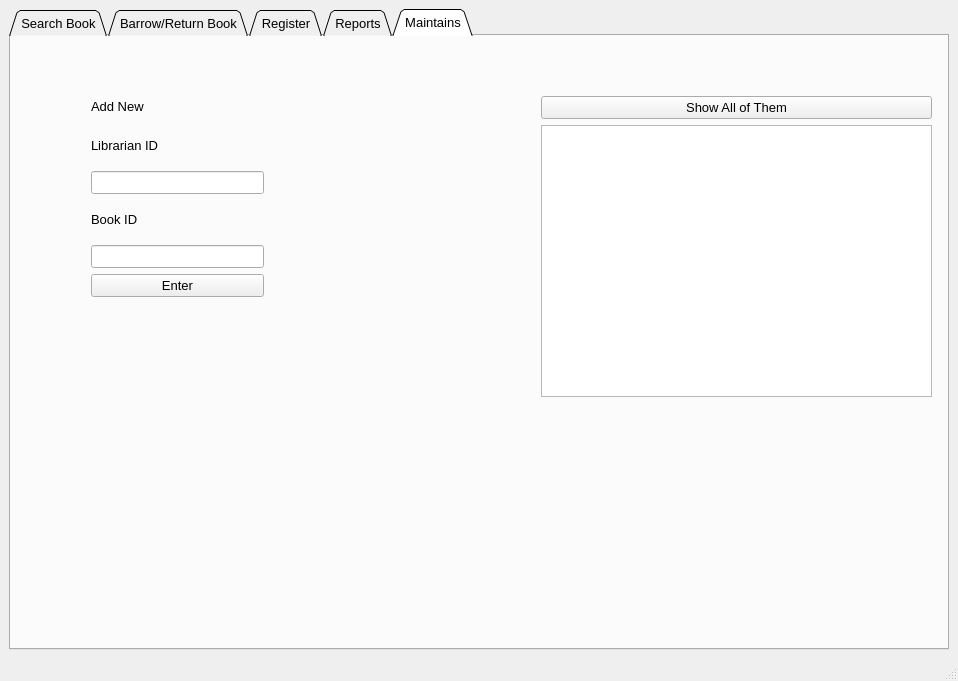
<?xml version="1.0" encoding="UTF-8"?>
<ui version="4.0">
 <class>MainWindow</class>
 <widget class="QMainWindow" name="MainWindow">
  <property name="geometry">
   <rect>
    <x>0</x>
    <y>0</y>
    <width>958</width>
    <height>681</height>
   </rect>
  </property>
  <property name="windowTitle">
   <string>MainWindow</string>
  </property>
  <widget class="QWidget" name="centralwidget">
   <property name="styleSheet">
    <string notr="true">background-image: url(:/asa/background-4232859_1280.png);</string>
   </property>
   <layout class="QGridLayout" name="gridLayout">
    <item row="0" column="0">
     <widget class="QTabWidget" name="tabWidget">
      <property name="font">
       <font>
        <pointsize>10</pointsize>
        <weight>50</weight>
        <italic>false</italic>
        <bold>false</bold>
        <underline>false</underline>
        <strikeout>false</strikeout>
       </font>
      </property>
      <property name="tabShape">
       <enum>QTabWidget::Triangular</enum>
      </property>
      <property name="currentIndex">
       <number>4</number>
      </property>
      <widget class="QWidget" name="tab">
       <attribute name="title">
        <string>Search Book</string>
       </attribute>
       <widget class="QWidget" name="layoutWidget">
        <property name="geometry">
         <rect>
          <x>10</x>
          <y>5</y>
          <width>501</width>
          <height>131</height>
         </rect>
        </property>
        <layout class="QVBoxLayout" name="verticalLayout">
         <item>
          <widget class="QLabel" name="label_2">
           <property name="styleSheet">
            <string notr="true">font: 14pt &quot;MS Shell Dlg 2&quot;;</string>
           </property>
           <property name="text">
            <string>Search Book</string>
           </property>
          </widget>
         </item>
         <item>
          <widget class="QLineEdit" name="lineEdit">
           <property name="styleSheet">
            <string notr="true">font: 10pt &quot;MS Shell Dlg 2&quot;;</string>
           </property>
          </widget>
         </item>
         <item>
          <layout class="QHBoxLayout" name="horizontalLayout_2">
           <item>
            <widget class="QPushButton" name="pushButton_4">
             <property name="styleSheet">
              <string notr="true">font: 10pt &quot;MS Shell Dlg 2&quot;;</string>
             </property>
             <property name="text">
              <string>ByID</string>
             </property>
            </widget>
           </item>
           <item>
            <widget class="QPushButton" name="genre">
             <property name="styleSheet">
              <string notr="true">font: 10pt &quot;MS Shell Dlg 2&quot;;</string>
             </property>
             <property name="text">
              <string>ByGenre</string>
             </property>
            </widget>
           </item>
           <item>
            <widget class="QPushButton" name="name">
             <property name="styleSheet">
              <string notr="true">font: 10pt &quot;MS Shell Dlg 2&quot;;</string>
             </property>
             <property name="text">
              <string>ByName</string>
             </property>
            </widget>
           </item>
           <item>
            <widget class="QPushButton" name="author">
             <property name="styleSheet">
              <string notr="true">font: 10pt &quot;MS Shell Dlg 2&quot;;</string>
             </property>
             <property name="text">
              <string>ByAuthor</string>
             </property>
            </widget>
           </item>
          </layout>
         </item>
        </layout>
       </widget>
       <widget class="QTableWidget" name="tableWidget">
        <property name="geometry">
         <rect>
          <x>5</x>
          <y>140</y>
          <width>921</width>
          <height>441</height>
         </rect>
        </property>
       </widget>
       <widget class="QPushButton" name="pushButton_6">
        <property name="geometry">
         <rect>
          <x>520</x>
          <y>20</y>
          <width>401</width>
          <height>111</height>
         </rect>
        </property>
        <property name="styleSheet">
         <string notr="true">font: 16pt &quot;MS Shell Dlg 2&quot;;</string>
        </property>
        <property name="text">
         <string>SHOW ALL BOOKS</string>
        </property>
       </widget>
      </widget>
      <widget class="QWidget" name="tab_3">
       <attribute name="title">
        <string>Barrow/Return Book</string>
       </attribute>
       <widget class="QWidget" name="verticalLayoutWidget">
        <property name="geometry">
         <rect>
          <x>310</x>
          <y>20</y>
          <width>171</width>
          <height>341</height>
         </rect>
        </property>
        <layout class="QVBoxLayout" name="verticalLayout_3">
         <item>
          <widget class="QLabel" name="label_3">
           <property name="styleSheet">
            <string notr="true">font: 12pt &quot;MS Shell Dlg 2&quot;;</string>
           </property>
           <property name="text">
            <string>Please Enter</string>
           </property>
          </widget>
         </item>
         <item>
          <widget class="QLabel" name="label_4">
           <property name="styleSheet">
            <string notr="true">font: 12pt &quot;MS Shell Dlg 2&quot;;</string>
           </property>
           <property name="text">
            <string>Your ID</string>
           </property>
          </widget>
         </item>
         <item>
          <widget class="QLineEdit" name="barrow_id">
           <property name="styleSheet">
            <string notr="true">font: 12pt &quot;MS Shell Dlg 2&quot;;</string>
           </property>
          </widget>
         </item>
         <item>
          <widget class="QLabel" name="label_5">
           <property name="styleSheet">
            <string notr="true">font: 12pt &quot;MS Shell Dlg 2&quot;;</string>
           </property>
           <property name="text">
            <string>Book Id</string>
           </property>
          </widget>
         </item>
         <item>
          <widget class="QLineEdit" name="barrow_bookid">
           <property name="styleSheet">
            <string notr="true">font: 12pt &quot;MS Shell Dlg 2&quot;;</string>
           </property>
          </widget>
         </item>
         <item>
          <widget class="QPushButton" name="button_barrow">
           <property name="styleSheet">
            <string notr="true">font: 10pt &quot;MS Shell Dlg 2&quot;;</string>
           </property>
           <property name="text">
            <string>Barrow</string>
           </property>
          </widget>
         </item>
         <item>
          <widget class="QPushButton" name="button_return">
           <property name="styleSheet">
            <string notr="true">font: 10pt &quot;MS Shell Dlg 2&quot;;</string>
           </property>
           <property name="text">
            <string>Return</string>
           </property>
          </widget>
         </item>
        </layout>
       </widget>
       <widget class="QLabel" name="label">
        <property name="geometry">
         <rect>
          <x>140</x>
          <y>380</y>
          <width>721</width>
          <height>111</height>
         </rect>
        </property>
        <property name="styleSheet">
         <string notr="true">font: 14pt &quot;MS Shell Dlg 2&quot;;</string>
        </property>
        <property name="text">
         <string>&lt;html&gt;&lt;head/&gt;&lt;body&gt;&lt;p/&gt;&lt;/body&gt;&lt;/html&gt;</string>
        </property>
       </widget>
      </widget>
      <widget class="QWidget" name="tab_2">
       <attribute name="title">
        <string>Register</string>
       </attribute>
       <widget class="QWidget" name="horizontalLayoutWidget">
        <property name="geometry">
         <rect>
          <x>130</x>
          <y>10</y>
          <width>361</width>
          <height>431</height>
         </rect>
        </property>
        <layout class="QVBoxLayout" name="verticalLayout_4">
         <item>
          <widget class="QLabel" name="label_6">
           <property name="styleSheet">
            <string notr="true">font: 12pt &quot;MS Shell Dlg 2&quot;;</string>
           </property>
           <property name="text">
            <string>Full Name</string>
           </property>
          </widget>
         </item>
         <item>
          <widget class="QLineEdit" name="lineEdit_name">
           <property name="styleSheet">
            <string notr="true">font: 12pt &quot;MS Shell Dlg 2&quot;;</string>
           </property>
          </widget>
         </item>
         <item>
          <widget class="QLabel" name="label_7">
           <property name="styleSheet">
            <string notr="true">font: 12pt &quot;MS Shell Dlg 2&quot;;</string>
           </property>
           <property name="text">
            <string>E Mail</string>
           </property>
          </widget>
         </item>
         <item>
          <widget class="QLineEdit" name="lineEdit_mail">
           <property name="styleSheet">
            <string notr="true">font: 12pt &quot;MS Shell Dlg 2&quot;;</string>
           </property>
          </widget>
         </item>
         <item>
          <widget class="QLabel" name="label_8">
           <property name="styleSheet">
            <string notr="true">font: 12pt &quot;MS Shell Dlg 2&quot;;</string>
           </property>
           <property name="text">
            <string>Phone Number</string>
           </property>
          </widget>
         </item>
         <item>
          <widget class="QLineEdit" name="lineEdit_phone">
           <property name="styleSheet">
            <string notr="true">font: 12pt &quot;MS Shell Dlg 2&quot;;</string>
           </property>
          </widget>
         </item>
         <item>
          <widget class="QLabel" name="label_10">
           <property name="styleSheet">
            <string notr="true">font: 12pt &quot;MS Shell Dlg 2&quot;;</string>
           </property>
           <property name="text">
            <string>Address</string>
           </property>
          </widget>
         </item>
         <item>
          <widget class="QLineEdit" name="lineEdit_address">
           <property name="styleSheet">
            <string notr="true">font: 12pt &quot;MS Shell Dlg 2&quot;;</string>
           </property>
          </widget>
         </item>
         <item>
          <widget class="QLabel" name="label_9">
           <property name="styleSheet">
            <string notr="true">font: 12pt &quot;MS Shell Dlg 2&quot;;</string>
           </property>
           <property name="text">
            <string>Date of Birth</string>
           </property>
          </widget>
         </item>
         <item>
          <widget class="QDateEdit" name="dateEdit">
           <property name="styleSheet">
            <string notr="true">font: 12pt &quot;MS Shell Dlg 2&quot;;</string>
           </property>
           <property name="currentSection">
            <enum>QDateTimeEdit::YearSection</enum>
           </property>
           <property name="displayFormat">
            <string>yyyy.MM.d</string>
           </property>
          </widget>
         </item>
         <item>
          <widget class="QPushButton" name="pushButton_register">
           <property name="styleSheet">
            <string notr="true">font: 12pt &quot;MS Shell Dlg 2&quot;;</string>
           </property>
           <property name="text">
            <string>Register</string>
           </property>
          </widget>
         </item>
        </layout>
       </widget>
       <widget class="QLabel" name="label_18">
        <property name="geometry">
         <rect>
          <x>510</x>
          <y>50</y>
          <width>391</width>
          <height>281</height>
         </rect>
        </property>
        <property name="styleSheet">
         <string notr="true">   
font: 10pt &quot;MS Shell Dlg 2&quot;;</string>
        </property>
        <property name="text">
         <string> </string>
        </property>
       </widget>
      </widget>
      <widget class="QWidget" name="tab_4">
       <attribute name="title">
        <string>Reports</string>
       </attribute>
       <widget class="QWidget" name="horizontalLayoutWidget_2">
        <property name="geometry">
         <rect>
          <x>20</x>
          <y>45</y>
          <width>251</width>
          <height>211</height>
         </rect>
        </property>
        <layout class="QVBoxLayout" name="verticalLayout_5">
         <item>
          <widget class="QLabel" name="label_11">
           <property name="styleSheet">
            <string notr="true">font: 12pt &quot;MS Shell Dlg 2&quot;;</string>
           </property>
           <property name="text">
            <string>Reason</string>
           </property>
          </widget>
         </item>
         <item>
          <widget class="QLineEdit" name="lineEdit_2">
           <property name="styleSheet">
            <string notr="true">font: 12pt &quot;MS Shell Dlg 2&quot;;</string>
           </property>
          </widget>
         </item>
         <item>
          <widget class="QLabel" name="label_12">
           <property name="styleSheet">
            <string notr="true">font: 12pt &quot;MS Shell Dlg 2&quot;;</string>
           </property>
           <property name="text">
            <string>Condition</string>
           </property>
          </widget>
         </item>
         <item>
          <widget class="QLineEdit" name="lineEdit_3">
           <property name="styleSheet">
            <string notr="true">font: 12pt &quot;MS Shell Dlg 2&quot;;</string>
           </property>
          </widget>
         </item>
         <item>
          <widget class="QPushButton" name="pushButton">
           <property name="styleSheet">
            <string notr="true">font: 12pt &quot;MS Shell Dlg 2&quot;;</string>
           </property>
           <property name="text">
            <string>ADD REPORT</string>
           </property>
          </widget>
         </item>
        </layout>
       </widget>
       <widget class="QPushButton" name="pushButton_2">
        <property name="geometry">
         <rect>
          <x>430</x>
          <y>10</y>
          <width>471</width>
          <height>81</height>
         </rect>
        </property>
        <property name="styleSheet">
         <string notr="true">font: 20pt &quot;MS Shell Dlg 2&quot;;</string>
        </property>
        <property name="text">
         <string>GET ALL REPORTS</string>
        </property>
       </widget>
       <widget class="QLabel" name="label_19">
        <property name="geometry">
         <rect>
          <x>20</x>
          <y>260</y>
          <width>251</width>
          <height>121</height>
         </rect>
        </property>
        <property name="text">
         <string/>
        </property>
       </widget>
       <widget class="QTableWidget" name="tableWidget_2">
        <property name="geometry">
         <rect>
          <x>430</x>
          <y>100</y>
          <width>471</width>
          <height>261</height>
         </rect>
        </property>
       </widget>
      </widget>
      <widget class="QWidget" name="tab_5">
       <attribute name="title">
        <string>Maintains</string>
       </attribute>
       <widget class="QWidget" name="horizontalLayoutWidget_3">
        <property name="geometry">
         <rect>
          <x>80</x>
          <y>90</y>
          <width>173</width>
          <height>171</height>
         </rect>
        </property>
        <layout class="QVBoxLayout" name="verticalLayout_6">
         <item>
          <widget class="QLabel" name="label_17">
           <property name="styleSheet">
            <string notr="true">font: 12pt &quot;MS Shell Dlg 2&quot;;</string>
           </property>
           <property name="text">
            <string>Librarian ID</string>
           </property>
          </widget>
         </item>
         <item>
          <widget class="QLineEdit" name="lineEdit_libd">
           <property name="styleSheet">
            <string notr="true">font: 12pt &quot;MS Shell Dlg 2&quot;;</string>
           </property>
          </widget>
         </item>
         <item>
          <widget class="QLabel" name="label_16">
           <property name="styleSheet">
            <string notr="true">font: 12pt &quot;MS Shell Dlg 2&quot;;</string>
           </property>
           <property name="text">
            <string>Book ID</string>
           </property>
          </widget>
         </item>
         <item>
          <widget class="QLineEdit" name="lineEdit_4">
           <property name="styleSheet">
            <string notr="true">font: 12pt &quot;MS Shell Dlg 2&quot;;</string>
           </property>
          </widget>
         </item>
         <item>
          <widget class="QPushButton" name="pushButton_3">
           <property name="styleSheet">
            <string notr="true">font: 12pt &quot;MS Shell Dlg 2&quot;;</string>
           </property>
           <property name="text">
            <string>Enter</string>
           </property>
          </widget>
         </item>
        </layout>
       </widget>
       <widget class="QLabel" name="label_15">
        <property name="geometry">
         <rect>
          <x>80</x>
          <y>60</y>
          <width>171</width>
          <height>21</height>
         </rect>
        </property>
        <property name="styleSheet">
         <string notr="true">font: 12pt &quot;MS Shell Dlg 2&quot;;</string>
        </property>
        <property name="text">
         <string>Add New</string>
        </property>
       </widget>
       <widget class="QWidget" name="verticalLayoutWidget_2">
        <property name="geometry">
         <rect>
          <x>530</x>
          <y>60</y>
          <width>391</width>
          <height>301</height>
         </rect>
        </property>
        <layout class="QVBoxLayout" name="verticalLayout_2">
         <item>
          <widget class="QPushButton" name="pushButton_5">
           <property name="styleSheet">
            <string notr="true">font: 14pt &quot;MS Shell Dlg 2&quot;;</string>
           </property>
           <property name="text">
            <string>Show All of Them</string>
           </property>
          </widget>
         </item>
         <item>
          <widget class="QTableWidget" name="tableWidget_3"/>
         </item>
        </layout>
       </widget>
       <widget class="QLabel" name="label_13">
        <property name="geometry">
         <rect>
          <x>70</x>
          <y>280</y>
          <width>361</width>
          <height>81</height>
         </rect>
        </property>
        <property name="styleSheet">
         <string notr="true">  
font: 10pt &quot;MS Shell Dlg 2&quot;;</string>
        </property>
        <property name="text">
         <string/>
        </property>
       </widget>
      </widget>
     </widget>
    </item>
   </layout>
  </widget>
  <widget class="QMenuBar" name="menubar">
   <property name="geometry">
    <rect>
     <x>0</x>
     <y>0</y>
     <width>958</width>
     <height>26</height>
    </rect>
   </property>
  </widget>
  <widget class="QStatusBar" name="statusbar"/>
 </widget>
 <resources>
  <include location="resource.qrc"/>
 </resources>
 <connections/>
</ui>
